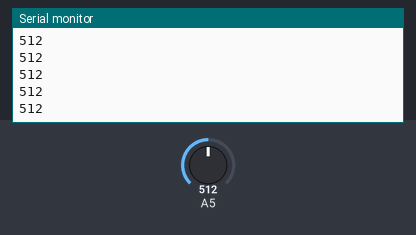
Simulated run of this sketch. Board: Arduino Uno, built with avr-gcc and run on an emulated ATmega328P. On the bench: the last lines printed to the serial monitor. The test bench sets the inputs (shaded band); at power-on: A5 = 512.

Above: at 1.2 s.
1.3 s: A5 set to 716
At 2.2 s:
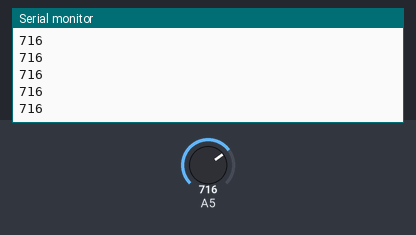
2.8 s: A5 set to 900
At 3.6 s:
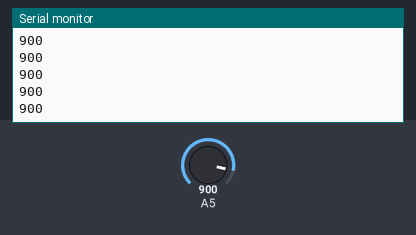
Timing chart, 0 to 5.8 s (numbered marks = the images above; inputs shaded):
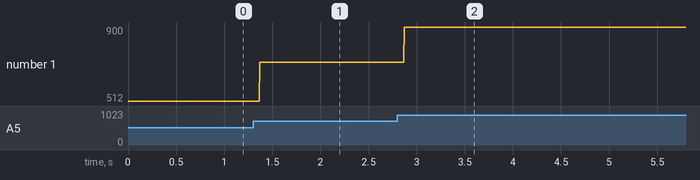

The sketch:

_potentiometer1.ino
```cpp
// C++ code
//
void setup()
{
  Serial.begin(9600);
  pinMode(A5,INPUT);
}

void loop()
{
  int c;
  c=analogRead(A5);
  Serial.println(c);
}
```

Measured:
- after the input at 1.3 s, the serial monitor: prints a new line after 0.07 s (image 1)
- after the input at 2.8 s, the serial monitor: prints a new line after 0.07 s (image 2)
- plotted number 1: 512 → 716 after the input at 1.3 s, 716 → 900 after the input at 2.8 s
